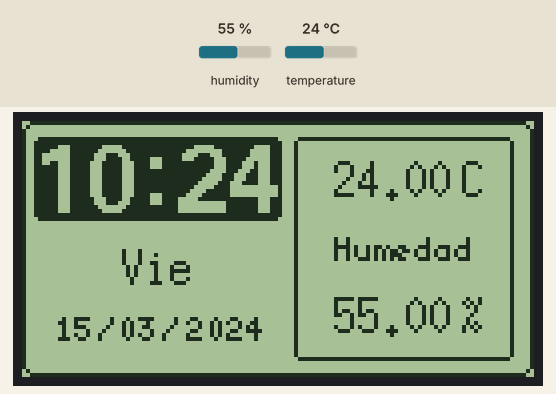
Simulated run of this sketch. Board: Arduino Uno, built with avr-gcc and run on an emulated ATmega328P. Shown: 128×64 one-colour display. The test bench sets the inputs (shaded band); at power-on: humidity 55 %, temperature 24 °C. The local clock reads 2024-03-15 10:24:30 at power-on unless the sketch sets it; what the sketch prints to the serial monitor is not drawn.

Above: at 3.5 s.
3.6 s: humidity set to 22 %
At 6.6 s:
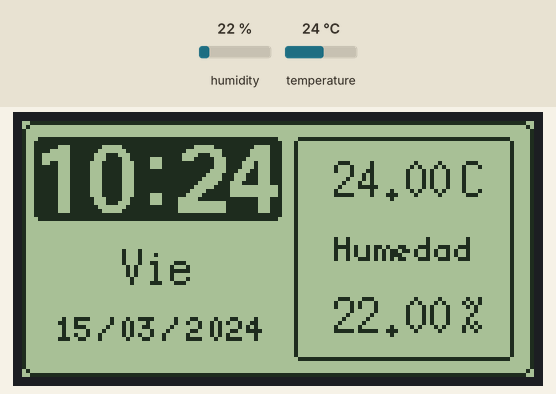
7.0 s: temperature set to 12 °C
At 8.4 s:
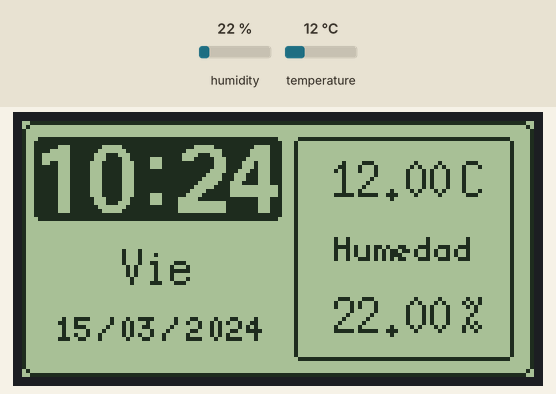
10.2 s: humidity set to 40 %
At 13.8 s:
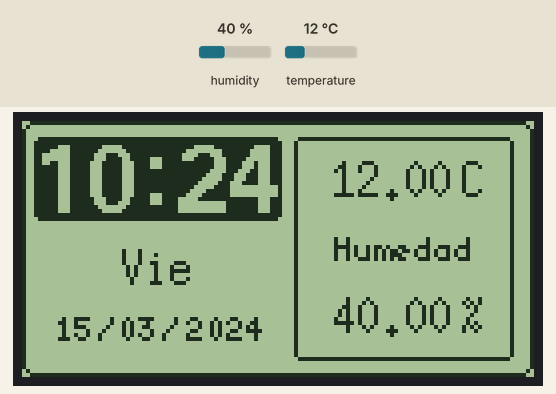
14.1 s: temperature set to 19 °C
Timing chart, 0 to 17.1 s (numbered marks = the images above; inputs shaded):
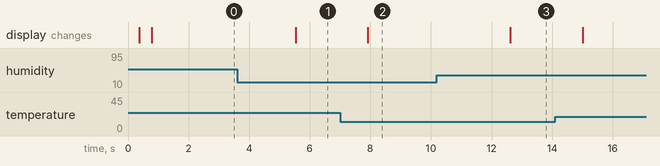

The sketch:

Prueba7-Reloj_SensordeHumedadTemp_Presion_VariosGraficos.ino
```cpp
/*
 * Prueba de distintos gráficos en el display, hasta ahora solo tenía un solo gráfico.
 */

// -------------- Librería para el Display -----------------
#include "U8glib.h"

// --------------- Librerías para el reloj -----------------
#include "RTClib.h"
#include <Time.h>
#include <Wire.h>

// --- Librerías para el Sensor de humedad y temperatura ---
#include "DHT.h"

// Uncomment whatever type you're using!
#define DHTTYPE DHT11   // DHT 11
//#define DHTTYPE DHT22   // DHT 22  (AM2302), AM2321
//#define DHTTYPE DHT21   // DHT 21 (AM2301)

// ------- Librerías para el sensor de Presion -------------
#include <Adafruit_Sensor.h>
#include "Adafruit_BMP280.h"

// --------------- No se para que es esta librería? --------
#include <Streaming.h>

// -------------- Definiendo pines para el display --------
U8GLIB_ST7920_128X64_1X u8g(13, 11, 10, 12 ); //Enable, RW, RS, Reset. Para arduino UNO, para Mega cambia

// ------- Definiendo Pines para el sensor de humedad ------
const int DHTPin = 5;     // what digital pin we're connected to

// -------------- Definiendo variables globales ------------
int posicao = 0;
int posicaoh = 0;
int grafico = 0;

char* dia_da_semana[]={
  "Dom", "Lun", "Mar", "Mie", "Jue", "Vie", "Sab"};
int segundo,minuto,hora,dia,mes,numdiadesemana;
long anio; //variable año
RTC_DS1307 rtc;
DateTime HoraFecha;

DHT dht(DHTPin, DHTTYPE);
float h = 0; //Valor de humedad del DHT11
float t = 0; //Valor de temperatura del DHT11

//--------------------------- Funciones -----------------------------//

void mostra_relogio_digital();
void tela_2();
void tela_1();

//============================================================================//
//                            Funcion SETUP                                   //
//============================================================================//
void setup() {
  Serial.begin(9600);
  Serial.print("El nombre del archivo es: ");
  Serial.print("Prueba7-Reloj_SensordeHumedadTemp_presion_VariosGraficos");
  //Serial.println("DHTxx test!");

  //uint8_t u8g_Begin(u8g_t *u8g); // Reset display and put it into default state.
  //void u8g_DisableCursor(u8g_t *u8g); //The cursor will not be visible.

  // getMode() devuelve info del display (display mode)
  // Detecta el display y configura a la mejor vista posible
  if ( u8g.getMode() == U8G_MODE_R3G3B2 ) {
    u8g.setColorIndex(255);     // white
  }
  else if ( u8g.getMode() == U8G_MODE_GRAY2BIT ) {
    u8g.setColorIndex(3);         // max intensity
  }
  else if ( u8g.getMode() == U8G_MODE_BW ) {
    u8g.setColorIndex(1);         // pixel on
  }
  else if ( u8g.getMode() == U8G_MODE_HICOLOR ) {
    u8g.setHiColorByRGB(255,255,255);
  }

  //Para iniciar el reloj
  rtc.begin(); //Inicializamos el RTC

  //Para iniciar el Sensor de humedad
  dht.begin();

  //Para el sensor de Presión

}

//==========================================================================//
//                               Funcion Loop                               //
//==========================================================================//
void loop() {
  HoraFecha = rtc.now(); //obtenemos la hora y fecha actual

  segundo=HoraFecha.second();
  minuto=HoraFecha.minute();
  hora=HoraFecha.hour();
  dia=HoraFecha.day();
  mes=HoraFecha.month();
  anio=HoraFecha.year();
  numdiadesemana=HoraFecha.dayOfTheWeek();

  //picture loop
  u8g.firstPage(); //Entiendo que indica el inicio de hacer algo en el display
  do{
    if(grafico == 1){
      tela_1();
    } else {
      tela_2();
    }
  } while(u8g.nextPage()); //Devuelve 0 si ya termino de dibujar, sino devuelve 1.
  delay(10);
/*  if(grafico == 0){
    grafico = 1;
  } else {
    grafico = 0;
  }
*/

  // Reading temperature or humidity takes about 250 milliseconds!
  h = dht.readHumidity();
  t = dht.readTemperature();
  if (isnan(h) || isnan(t)) {
    Serial.println("Failed to read from DHT sensor!");
    return;
  }
/*
  // Muestra por Serial los datos del sensor DHT11
  Serial.println("Humidity: ");
  Serial.print(h);
  Serial.print(" %\t");
  Serial.print("Temperature: ");
  Serial.print(t);
  Serial.print(" *C ");
*/
  // Sensor de presión

  delay(10);
}

//==========================================================================//
//                              Funcion 1                                   //
//==========================================================================//
void tela_2(){
  u8g.drawRFrame(0, 0, 128, 64, 3);
  u8g.drawRFrame(68, 4, 55, 56, 2);

  mostra_relogio_digital();

  u8g.setFont(u8g_font_5x8);
  u8g.drawStr( 78, 35, "Humedad");
//  u8g.drawStr( 78, 53, "MAX");
  u8g.setFont(u8g_font_6x13);
  u8g.setPrintPos(25, 41);
  u8g.print(dia_da_semana[(numdiadesemana)]);

  //Mostra temperatura atual
  u8g.setPrintPos(78, 19); //Posición en X y en Y
  u8g.print(t); //Imprime el valor de la temperatura
  u8g.drawStr( 110, 19, "C"); //Posición en X y en Y de "C"
  //u8g.drawCircle(100, 12, 2); //Posición en X, en Y y tamaño del circulito º
/*
  //Mostrar temperatura minima
  u8g.setPrintPos(98, 36);
  u8g.print("Tm");
  u8g.drawCircle(113, 29, 2);
*/
  //Mostrar valor humedad
  u8g.setPrintPos(78, 53);
  u8g.print(h);
  u8g.drawStr( 110, 53, "%"); //Posición en X y en Y de "%"
  //u8g.drawCircle(113, 47, 2); //Posición en X, en Y y tamaño del circulito º
}

//==========================================================================//
//                              Funcion 2                                   //
//==========================================================================//

void mostra_relogio_digital(){
  //Mostra a data
  u8g.setFont(u8g_font_5x8);
  u8g.setPrintPos(8, 55);
  //Este if evita que se escriba xe: 8 /11/2020, ya que agrega un 0
  //para los dias menores de 10, y quedaría xe: 08/11/2020
  if (dia < 10){
    u8g.print("0");
  }
  u8g.print(dia);
  u8g.drawStr( 19, 55, "/");
  u8g.setPrintPos(24, 55); //Posiciona el cursor para luego escribir el mes
  //Este if evita que se escriba xe: 10/8 /2020, ya que agrega un 0
  //para los Nº de meses menores de 10, y quedaría xe: 10/08/2020
  if(mes < 10) {
    u8g.print("0");
  }
  u8g.print(mes);
  u8g.drawStr( 35, 55, "/");
  u8g.setPrintPos(41, 55);
  u8g.print(anio);

  //Mostra hora e minutos
  u8g.drawRBox(3, 4, 62, 21,2);
  u8g.setColorIndex(0);
  u8g.setFont(u8g_font_fub17);
  u8g.drawStr(29,21,":");

  //Acerta a posicao do digito caso a hora
  //seja menor do que 10
  if (hora < 10){
    u8g.drawStr(3,23,"0");
    posicaoh = 16;
  } else posicaoh = 3;

  u8g.setPrintPos(posicaoh, 23);
  u8g.print(hora);

  //Acerta a posicao do digito caso o minuto
  //seja menor do que 10
  if (minuto < 10){
    u8g.drawStr(38,23,"0");
    posicao = 51;
  } else posicao = 38;

  u8g.setPrintPos(posicao ,23);
  u8g.print(minuto);
  u8g.setColorIndex(1);
}

//==========================================================================//
//                              Funcion 2                                   //
//==========================================================================//
void tela_1(){
  u8g.drawRFrame(0, 0, 128, 64, 3);
  u8g.drawRFrame(68, 4, 55, 56, 2);

  //mostra_relogio_digital();

  u8g.setFont(u8g_font_5x8);
  u8g.drawStr( 78, 35, "Humedad");
//  u8g.drawStr( 78, 53, "MAX");
  u8g.setFont(u8g_font_6x13);
  u8g.setPrintPos(25, 41);
  u8g.print(dia_da_semana[(numdiadesemana)]);

  //Mostra temperatura atual
  u8g.setPrintPos(78, 19); //Posición en X y en Y
  u8g.print(t); //Imprime el valor de la temperatura
  u8g.drawStr( 110, 19, "C"); //Posición en X y en Y de "C"
  //u8g.drawCircle(100, 12, 2); //Posición en X, en Y y tamaño del circulito º
/*
  //Mostrar temperatura minima
  u8g.setPrintPos(98, 36);
  u8g.print("Tm");
  u8g.drawCircle(113, 29, 2);
*/
  //Mostrar valor humedad
  u8g.setPrintPos(78, 53);
  u8g.print(h);
  u8g.drawStr( 110, 53, "%"); //Posición en X y en Y de "%"
  //u8g.drawCircle(113, 47, 2); //Posición en X, en Y y tamaño del circulito º
}


/* =================================================================
 *  Todas las conexiones estás descriptas de izquierda a derecha
 *  Conexión del sensor de humedad, visto de frente tiene 4 pines:
 *  Pin 1 = 5V (también trabaja con 3,3V)
 *  Pin 2 = Output
 *  Pin 3 = S/conexion
 *  Pin 4 = GND
 *  Nota: Se pone una R que va del Pin 2 (Output) a los 5V
 *  el valor de R puede estar e/330ohm y los 10kohm
 *
 *  Conexion del Display 128x64, visto de frente,
 *  Pin 1 = GND
 *  Pin 2 = 3,3 V
 *  Pin 4 = Reset
 *  Pin 6 = GND
 *  Pin 15 = Pin 13 Arduino
 *  Pin 16 = Pin 11 Arduino
 *  Pin 17 = Pin 10 Arduino
 *  Pin 19 = 5 V
 *  Pin 20 = GND
 *
 *  Conexion del sensor de presión BMP280 (tambien mide temp, y altura)
 *  Es por I2C, Vcc se conecta a 3,3V, SD0 da la dirección I2C, leer el datasheet
 *  CSB que no se conecta, y restan las 2 conexiones para I2C
 *
 *
 *
 */
```

Measured:
- after the input at 3.6 s, the display: changes after 1.9 s (image 1)
- after the input at 7.0 s, the display: changes after 0.91 s (image 2)
- after the input at 10.2 s, the display: changes after 2.4 s (image 3)
